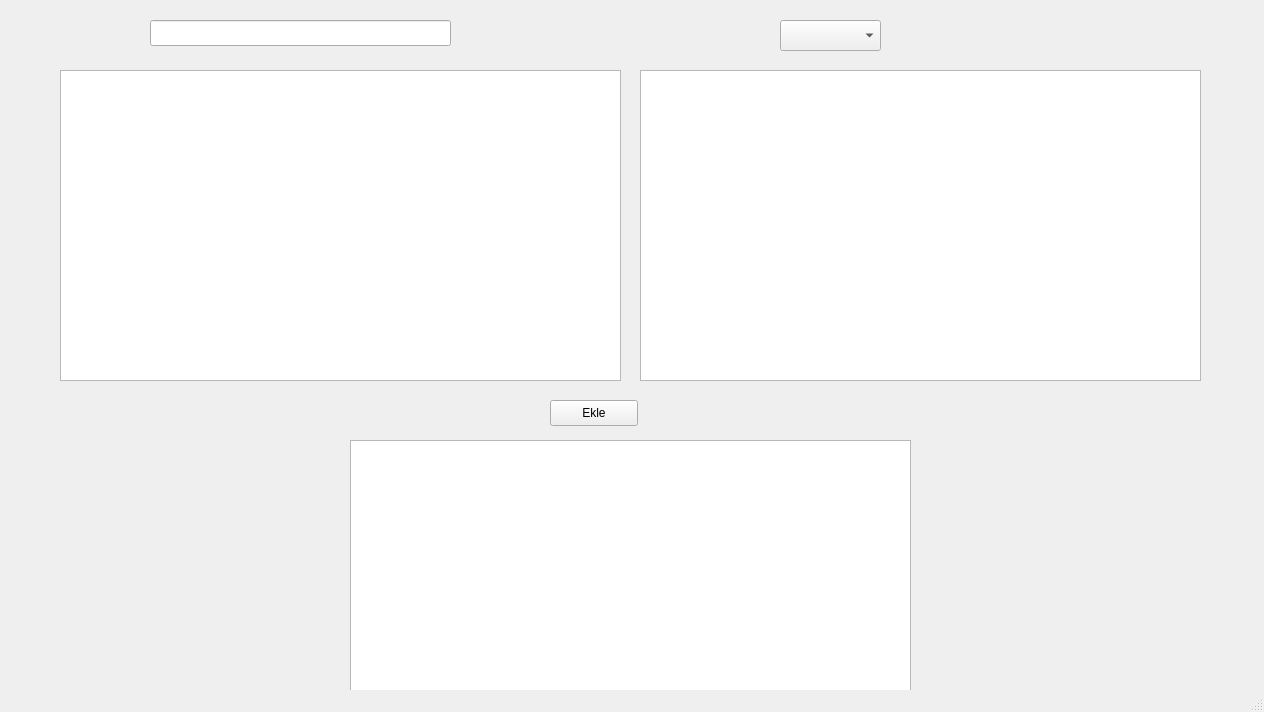
<?xml version="1.0" encoding="UTF-8"?>
<ui version="4.0">
 <class>MainWindow</class>
 <widget class="QMainWindow" name="MainWindow">
  <property name="geometry">
   <rect>
    <x>0</x>
    <y>0</y>
    <width>1264</width>
    <height>712</height>
   </rect>
  </property>
  <property name="windowTitle">
   <string>MainWindow</string>
  </property>
  <widget class="QWidget" name="centralwidget">
   <widget class="QTableView" name="ogrTable">
    <property name="geometry">
     <rect>
      <x>60</x>
      <y>70</y>
      <width>561</width>
      <height>311</height>
     </rect>
    </property>
   </widget>
   <widget class="QTableView" name="dersTable">
    <property name="geometry">
     <rect>
      <x>640</x>
      <y>70</y>
      <width>561</width>
      <height>311</height>
     </rect>
    </property>
   </widget>
   <widget class="QTableView" name="notTable">
    <property name="geometry">
     <rect>
      <x>350</x>
      <y>440</y>
      <width>561</width>
      <height>311</height>
     </rect>
    </property>
   </widget>
   <widget class="QComboBox" name="comboBox">
    <property name="geometry">
     <rect>
      <x>780</x>
      <y>20</y>
      <width>101</width>
      <height>31</height>
     </rect>
    </property>
   </widget>
   <widget class="QLineEdit" name="lineEdit">
    <property name="geometry">
     <rect>
      <x>150</x>
      <y>20</y>
      <width>301</width>
      <height>26</height>
     </rect>
    </property>
   </widget>
   <widget class="QPushButton" name="pushButton">
    <property name="geometry">
     <rect>
      <x>550</x>
      <y>400</y>
      <width>88</width>
      <height>26</height>
     </rect>
    </property>
    <property name="text">
     <string>Ekle</string>
    </property>
   </widget>
  </widget>
  <widget class="QMenuBar" name="menubar">
   <property name="geometry">
    <rect>
     <x>0</x>
     <y>0</y>
     <width>1264</width>
     <height>23</height>
    </rect>
   </property>
  </widget>
  <widget class="QStatusBar" name="statusbar"/>
 </widget>
 <resources/>
 <connections/>
</ui>
